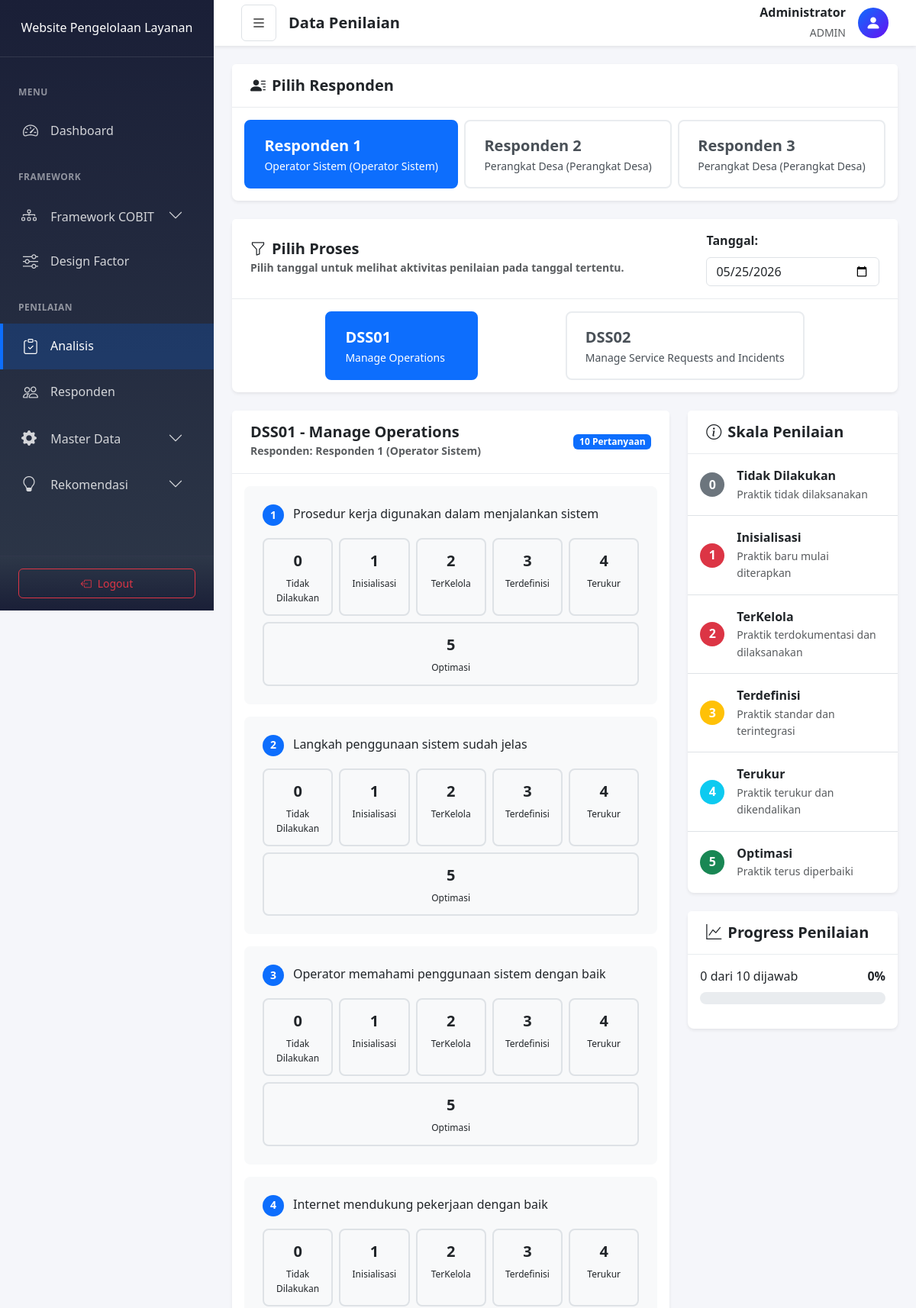
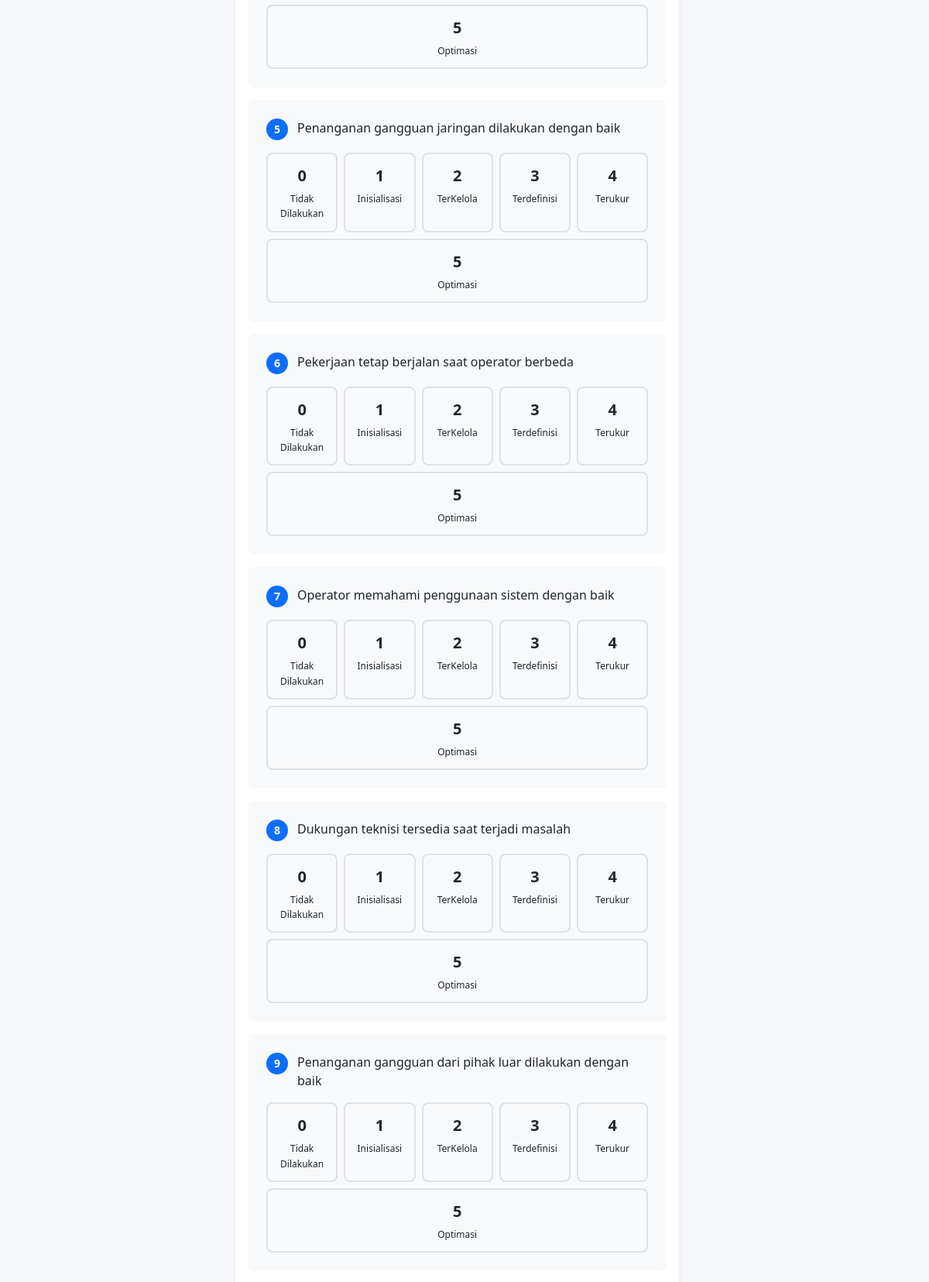
Screenshot of /index.php?page=data-penilaian&process=1&respondent_id=1&date=2026-05-25 (signed in, upper part) with the database file from the repository (2 pictures, top to bottom).
### tables this page shows
CREATE TABLE `respondents` (
  `id` int(11) UNSIGNED NOT NULL,
  `name` varchar(100) NOT NULL,
  `position` varchar(100) NOT NULL,
  `category` enum('operator_sistem','perangkat_desa') NOT NULL,
  `created_at` timestamp NOT NULL DEFAULT current_timestamp()
);

CREATE TABLE `processes` (
  `id` int(11) UNSIGNED NOT NULL,
  `code` varchar(10) NOT NULL,
  `name` varchar(100) NOT NULL,
  `description` text DEFAULT NULL,
  `is_active` tinyint(1) UNSIGNED NOT NULL DEFAULT '1' COMMENT 'Status aktif/nonaktif domain/proses',
  `created_at` timestamp NOT NULL DEFAULT current_timestamp()
);

CREATE TABLE `assessment_questions` (
  `id` int(11) UNSIGNED NOT NULL,
  `process_id` int(11) UNSIGNED NOT NULL,
  `question` text NOT NULL,
  `practice_reference` varchar(20) DEFAULT NULL,
  `weight` tinyint(3) UNSIGNED NOT NULL DEFAULT '1' COMMENT 'Bobot pertanyaan untuk perhitungan capability level',
  `is_active` tinyint(1) UNSIGNED NOT NULL DEFAULT '1' COMMENT 'Status aktif/nonaktif pertanyaan',
  `created_at` timestamp NOT NULL DEFAULT current_timestamp()
);

### app/controllers/AssessmentController.php (called while the page is built, shortened)
<?php
require_once 'app/models/Process.php';
require_once 'app/models/Respondent.php';
require_once 'app/models/Assessment.php';
class AssessmentController {
    public static function index() {
        $processModel = new Process();
        $respondentModel = new Respondent();
        $assessmentModel = new Assessment();
        $processes = $processModel->getAll(true);
        $respondents = $respondentModel->getAll();
        $selectedProcessId = isset($_GET['process']) ? intval($_GET['process']) : 1;
        $selectedProcess = $processModel->getById($selectedProcessId);
        $selectedRespondentId = isset($_GET['respondent_id']) ? intval($_GET['respondent_id']) : 0;
        $selectedRespondent = $selectedRespondentId ? $respondentModel->getById($selectedRespondentId) : null;
        $today = date('Y-m-d');
        $selectedDate = isset($_GET['date']) && !empty($_GET['date'])
            ? $_GET['date']
            : $today;
        $questions = [];
        $answers = [];
        if ($selectedRespondent) {
            $questions = $assessmentModel->getQuestionsByProcess($selectedProcessId);
        }
        $ratingScale = [
            0 => ['label' => 'Tidak Dilakukan', 'desc' => 'Praktik tidak dilaksanakan'],
            1 => ['label' => 'Inisialisasi', 'desc' => 'Praktik baru mulai diterapkan'],
            2 => ['label' => 'TerKelola', 'desc' => 'Praktik terdokumentasi dan dilaksanakan'],
            3 => ['label' => 'Terdefinisi', 'desc' => 'Praktik standar dan terintegrasi'],
            4 => ['label' => 'Terukur', 'desc' => 'Praktik terukur dan dikendalikan'],
            5 => ['label' => 'Optimasi', 'desc' => 'Praktik terus diperbaiki']
        ];
        require_once 'app/views/assessment/index.php';
    }
}

### index.php (called while the page is built, shortened)
<?php
require_once 'config/database.php';
require_once 'app/controllers/AssessmentController.php';
App::route();

### config/database.php (called while the page is built, shortened)
<?php
class Database {
    private static $instance = null;
    private $connection;
    private function __construct() {
        try {
            $dsn = "mysql:host=" . DB_HOST . ";dbname=" . DB_NAME . ";charset=" . DB_CHARSET;
            $options = [
                PDO::ATTR_ERRMODE => PDO::ERRMODE_EXCEPTION,
                PDO::ATTR_DEFAULT_FETCH_MODE => PDO::FETCH_ASSOC,
                PDO::ATTR_EMULATE_PREPARES => false,
            ];
            $this->connection = new PDO($dsn, DB_USER, DB_PASS, $options);
        } catch (PDOException $e) {
            die("Koneksi database gagal: " . $e->getMessage());
        }
    }
    public static function getInstance() {
        if (self::$instance === null) {
            self::$instance = new self();
        }
        return self::$instance;
    }
    public function getConnection() {
        return $this->connection;
    }
}
function getDB() {
    return Database::getInstance()->getConnection();
}

### app/models/Respondent.php (called while the page is built, shortened)
<?php
require_once 'config/database.php';
class Respondent {
    private $db;
    public function __construct() {
        $this->db = getDB();
    }
    public function getAll() {
        $stmt = $this->db->query("SELECT * FROM respondents ORDER BY name ASC");
        return $stmt->fetchAll();
    }
    public function getById($id) {
        $stmt = $this->db->prepare("SELECT * FROM respondents WHERE id = :id LIMIT 1");
        $stmt->execute(['id' => $id]);
        return $stmt->fetch();
    }
}

### app/models/Process.php (called while the page is built, shortened)
<?php
require_once 'config/database.php';
class Process {
    private $db;
    public function __construct() {
        $this->db = getDB();
    }
    public function getAll($activeOnly = false) {
        if ($activeOnly) {
            $stmt = $this->db->prepare("SELECT * FROM processes WHERE is_active = 1 ORDER BY code ASC");
            $stmt->execute();
        } else {
            $stmt = $this->db->query("SELECT * FROM processes ORDER BY code ASC");
        }
        return $stmt->fetchAll();
    }
    public function getById($id) {
        $stmt = $this->db->prepare("SELECT * FROM processes WHERE id = :id LIMIT 1");
        $stmt->execute(['id' => $id]);
        return $stmt->fetch();
    }
}

### app/models/Assessment.php (called while the page is built, shortened)
<?php
require_once 'config/database.php';
class Assessment {
    private $db;
    public function __construct() {
        $this->db = getDB();
    }
    public function getQuestionsByProcess($processId, $activeOnly = true) {
        $sql = "SELECT * FROM assessment_questions WHERE process_id = :process_id";
        if ($activeOnly) {
            $sql .= " AND is_active = 1";
        }
        $sql .= " ORDER BY id ASC";
        $stmt = $this->db->prepare($sql);
        $stmt->execute(['process_id' => $processId]);
        return $stmt->fetchAll();
    }
}

### app/views/assessment/index.php (the view, shortened to what this page needs)
<div class="row mb-4">
    <div class="col-12">
        <div class="card">
            <div class="card-header">
                <h5 class="mb-0"><i class="bi bi-person-lines-fill me-2"></i>Pilih Responden</h5>
            </div>
            <div class="card-body">
                <div class="process-selector d-flex justify-content-evenly flex-wrap gap-2">
                    <?php foreach ($respondents as $respondent): ?>
                        <a href="index.php?page=data-penilaian&process=<?php echo $selectedProcessId; ?><?php echo $respondent['id'] ? '&respondent_id=' . $respondent['id'] : ''; ?><?php echo $selectedDate ? '&date=' . urlencode($selectedDate) : ''; ?>"
                            class="process-option <?php echo $selectedRespondentId == $respondent['id'] ? 'active' : ''; ?>">
                            <div class="process-code"><?php echo htmlspecialchars($respondent['name']); ?></div>
                            <div class="process-name"><?php echo htmlspecialchars($respondent['position']); ?> (<?php echo $respondent['category'] === 'operator_sistem' ? 'Operator Sistem' : 'Perangkat Desa'; ?>)</div>
                        </a>
                    <?php endforeach; ?>
                </div>
            </div>
        </div>
    </div>
</div>
<div class="row mb-4">
    <div class="col-12">
        <div class="card">
            <div class="card-header d-flex flex-column flex-md-row justify-content-between align-items-start align-items-md-center gap-3">
                <div>
                    <h5 class="mb-0"><i class="bi bi-funnel me-2"></i>Pilih Proses</h5>
                    <small class="text-muted">Pilih tanggal untuk melihat aktivitas penilaian pada tanggal tertentu.</small>
                </div>
                <form method="GET" class="d-flex align-items-center gap-2 flex-wrap">
                    <label class="mb-0" for="dateFilter">Tanggal:</label>
                    <input
                        type="date"
                        id="dateFilter"
                        name="date"
                        class="form-control"
                        value="<?php echo htmlspecialchars($selectedDate); ?>"
                        max="<?php echo date('Y-m-d'); ?>"
                        onchange="this.form.submit()">
                </form>
            </div>
            <div class="card-body">
                <div class="process-selector d-flex justify-content-evenly flex-wrap gap-2">
                    <?php foreach ($processes as $process): ?>
                        <a href="index.php?page=data-penilaian&process=<?php echo $process['id']; ?><?php echo $selectedRespondentId ? '&respondent_id=' . $selectedRespondentId : ''; ?><?php echo $selectedDate ? '&date=' . urlencode($selectedDate) : ''; ?>"
                            class="process-option <?php echo $selectedProcessId == $process['id'] ? 'active' : ''; ?>">
                            <div class="process-code"><?php echo $process['code']; ?></div>
                            <div class="process-name"><?php echo $process['name']; ?></div>
                        </a>
                    <?php endforeach; ?>
                </div>
            </div>
        </div>
    </div>
</div>
<div class="row">
    <div class="col-lg-8">
        <div class="card">
            <div class="card-header d-flex justify-content-between align-items-center">
                <div>
                    <h5 class="mb-0"><?php echo $selectedProcess['code']; ?> - <?php echo $selectedProcess['name']; ?></h5>
                    <small class="text-muted">
                        <?php if ($selectedRespondent): ?>
                            Responden: <?php echo htmlspecialchars($selectedRespondent['name']); ?> (<?php echo htmlspecialchars($selectedRespondent['position']); ?>)
                        <?php else: ?>
                            Pilih responden terlebih dahulu untuk memulai penilaian.
                        <?php endif; ?>
                    </small>
                </div>
                <span class="badge bg-primary">
                    <?php echo count($questions); ?> Pertanyaan
                </span>
            </div>
            <div class="card-body">
                <?php if (!$selectedRespondent): ?>
                    <div class="alert alert-warning">Silakan pilih responden terlebih dahulu.</div>
                <?php elseif (!empty($questions)): ?>
                    <form method="POST" action="index.php?page=simpan-penilaian" id="assessmentForm">
                        <div class="questions-list">
                            <?php foreach ($questions as $index => $question): ?>
                                <div class="question-item">
                                    <div class="question-header">
                                        <span class="question-number"><?php echo $index + 1; ?></span>
                                        <span class="question-text"><?php echo $question['question']; ?></span>
                                    </div>
                                    <div class="rating-options">
                                        <?php for ($i = 0; $i <= 5; $i++):
                                            $isChecked = isset($answers[$question['id']]) && $answers[$question['id']] == $i;
                                        ?>
                                            <label class="rating-option <?php echo $isChecked ? 'active' : ''; ?>">
                                                <span class="rating-value"><?php echo $i; ?></span>
                                                <span class="rating-label"><?php echo $ratingScale[$i]['label']; ?></span>
                                            </label>
                                        <?php endfor; ?>
                                    </div>
                                </div>
                            <?php endforeach; ?>
                        </div>
                    </form>
                <?php endif; ?>
            </div>
        </div>
    </div>
    <div class="col-lg-4">
        <div class="card mb-4">
            <div class="card-header">
                <h5 class="mb-0"><i class="bi bi-info-circle me-2"></i>Skala Penilaian</h5>
            </div>
            <div class="card-body p-0">
                <div class="rating-scale-list">
                    <?php foreach ($ratingScale as $value => $scale): ?>
                        <div class="rating-scale-item">
                            <span class="rating-badge bg-<?php echo $value == 0 ? 'secondary' : ($value <= 2 ? 'danger' : ($value <= 3 ? 'warning' : ($value == 4 ? 'info' : 'success'))); ?>">
                                <?php echo $value; ?>
                            </span>
                            <div class="rating-detail">
                                <strong><?php echo $scale['label']; ?></strong>
                                <small class="d-block text-muted"><?php echo $scale['desc']; ?></small>
                            </div>
                        </div>
                    <?php endforeach; ?>
                </div>
            </div>
        </div>
        <div class="card">
            <div class="card-header">
                <h5 class="mb-0"><i class="bi bi-graph-up me-2"></i>Progress Penilaian</h5>
            </div>
            <div class="card-body">
                <?php
                $answeredCount = count($answers);
                $totalCount = count($questions);
                $progressPercent = $totalCount > 0 ? ($answeredCount / $totalCount) * 100 : 0;
                ?>
                <div class="progress-info">
                    <span><?php echo $answeredCount; ?> dari <?php echo $totalCount; ?> dijawab</span>
                    <span class="fw-semibold"><?php echo round($progressPercent); ?>%</span>
                </div>
                <div class="progress mb-3">
                </div>
            </div>
        </div>
    </div>
</div>
<?php
require_once 'app/views/layouts/main.php';

### rows the page displays
respondents: name "Responden 1", position "Operator Sistem", category "Operator Sistem"
respondents: name "Responden 2", position "Perangkat Desa", category "Perangkat Desa"
respondents: name "Responden 3", position "Perangkat Desa", category "Perangkat Desa"
processes: code "DSS01", name "Manage Operations"
processes: code "DSS02", name "Manage Service Requests and Incidents"
assessment_questions: question "Prosedur kerja digunakan dalam menjalankan sistem", label "Tidak Dilakukan", label "Inisialisasi", label "TerKelola", label "Terdefinisi", label "Terukur", label "Optimasi"
assessment_questions: question "Langkah penggunaan sistem sudah jelas", label "Tidak Dilakukan", label "Inisialisasi", label "TerKelola", label "Terdefinisi", label "Terukur", label "Optimasi"
assessment_questions: question "Operator memahami penggunaan sistem dengan baik", label "Tidak Dilakukan", label "Inisialisasi", label "TerKelola", label "Terdefinisi", label "Terukur", label "Optimasi"
assessment_questions: question "Internet mendukung pekerjaan dengan baik", label "Tidak Dilakukan", label "Inisialisasi", label "TerKelola", label "Terdefinisi", label "Terukur", label "Optimasi"
assessment_questions: question "Penanganan gangguan jaringan dilakukan dengan baik", label "Tidak Dilakukan", label "Inisialisasi", label "TerKelola", label "Terdefinisi", label "Terukur", label "Optimasi"
assessment_questions: question "Pekerjaan tetap berjalan saat operator berbeda", label "Tidak Dilakukan", label "Inisialisasi", label "TerKelola", label "Terdefinisi", label "Terukur", label "Optimasi"
assessment_questions: question "Operator memahami penggunaan sistem dengan baik", label "Tidak Dilakukan", label "Inisialisasi", label "TerKelola", label "Terdefinisi", label "Terukur", label "Optimasi"
assessment_questions: question "Dukungan teknisi tersedia saat terjadi masalah", label "Tidak Dilakukan", label "Inisialisasi", label "TerKelola", label "Terdefinisi", label "Terukur", label "Optimasi"
assessment_questions: question "Penanganan gangguan dari pihak luar dilakukan dengan baik", label "Tidak Dilakukan", label "Inisialisasi", label "TerKelola", label "Terdefinisi", label "Terukur", label "Optimasi"

### other values shown
$pageTitle "Data Penilaian"
$_SESSION['user_name'] "Administrator"
$_SESSION['user_role'] "ADMIN"
count($questions) "10"
$value "0"
$scale['label'] "Tidak Dilakukan"
$scale['desc'] "Praktik tidak dilaksanakan"
$value "1"
$scale['label'] "Inisialisasi"
$scale['desc'] "Praktik baru mulai diterapkan"
$value "2"
$scale['label'] "TerKelola"
$scale['desc'] "Praktik terdokumentasi dan dilaksanakan"
$value "3"
$scale['label'] "Terdefinisi"
